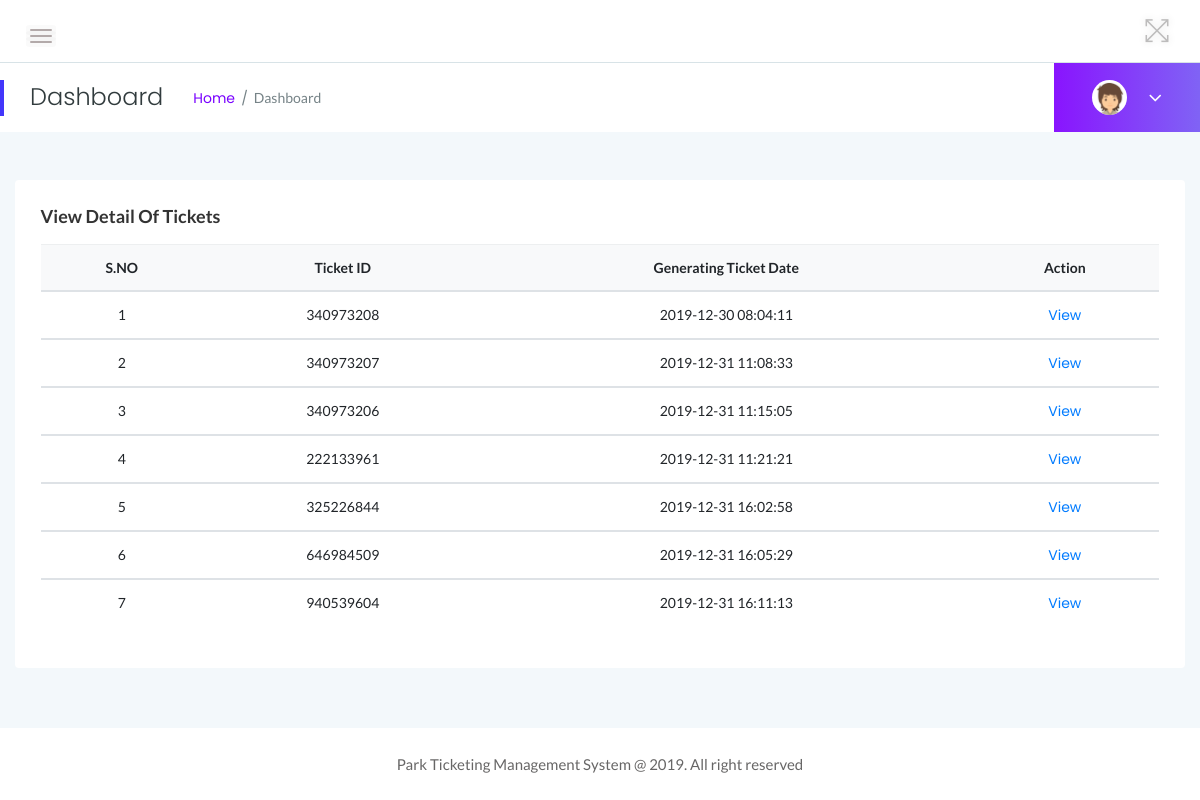
The app's page /ptms/manage-normal-ticket.php (signed in) with its own data.
### tables this page shows
CREATE TABLE `tblticindian` (
  `ID` int(10) NOT NULL,
  `TicketID` varchar(100) NOT NULL,
  `NoAdult` int(10) DEFAULT NULL,
  `NoChildren` int(10) DEFAULT NULL,
  `AdultUnitprice` varchar(50) DEFAULT NULL,
  `ChildUnitprice` varchar(50) DEFAULT NULL,
  `PostingDate` timestamp NULL DEFAULT current_timestamp()
);

### ptms/manage-normal-ticket.php (the view, shortened to what this page needs)
<?php
if (strlen($_SESSION['ptmsaid']==0)) {
  header('location:logout.php');
  } else{
?>
<!doctype html>
<html class="no-js" lang="en">
<head>
    <link rel="stylesheet" href="assets/css/bootstrap.min.css">
    <link rel="stylesheet" href="assets/css/font-awesome.min.css">
    <link rel="stylesheet" href="assets/css/themify-icons.css">
    <link rel="stylesheet" href="assets/css/metisMenu.css">
    <link rel="stylesheet" href="assets/css/owl.carousel.min.css">
    <link rel="stylesheet" href="assets/css/slicknav.min.css">
    <link rel="stylesheet" href="https://www.amcharts.com/lib/3/plugins/export/export.css" type="text/css" media="all" />
    <link rel="stylesheet" type="text/css" href="https://cdn.datatables.net/1.10.19/css/jquery.dataTables.css">
    <link rel="stylesheet" type="text/css" href="https://cdn.datatables.net/1.10.18/css/dataTables.bootstrap4.min.css">
    <link rel="stylesheet" type="text/css" href="https://cdn.datatables.net/responsive/2.2.3/css/responsive.bootstrap.min.css">
    <link rel="stylesheet" type="text/css" href="https://cdn.datatables.net/responsive/2.2.3/css/responsive.jqueryui.min.css">
    <link rel="stylesheet" href="assets/css/typography.css">
    <link rel="stylesheet" href="assets/css/default-css.css">
    <link rel="stylesheet" href="assets/css/styles.css">
    <link rel="stylesheet" href="assets/css/responsive.css">
</head>
<body>
    <div class="page-container">
        <div class="main-content">
          <?php include_once('includes/header.php');?>
            <?php include_once('includes/pagetitle.php');?>
            <div class="main-content-inner">
                <div class="row">
                    <div class="col-12 mt-5">
                        <div class="card">
                            <div class="card-body">
                                <h4 class="header-title">View Detail of Tickets</h4>
                                <div class="data-tables">
                <table class="table text-center">
                                        <thead class="bg-light text-capitalize">
                                            <tr>
                                                <th>S.NO</th>
                                                <th>Ticket ID</th>
                                                <th>Generating Ticket Date</th>
                                                <th>Action</th>
                                            </tr>
                                        </thead>
                                        <?php
$ret=mysqli_query($con,"select * from tblticindian");
$cnt=1;
while ($row=mysqli_fetch_array($ret)) {
?>
                                        <tbody>
          <tr data-expanded="true">
            <td><?php echo $cnt;?></td>
                  <td><?php  echo $row['TicketID'];?></td>
                  <td><?php  echo $row['PostingDate'];?></td>
                  <td><a href="view-normal-ticket.php?viewid=<?php echo $row['ID'];?>">View</a>
                </tr>
                <?php
$cnt=$cnt+1;
}?>
 </tbody>
                                    </table>
                                </div>
                            </div>
                        </div>
                    </div>
                </div>
            </div>
        </div>
        <?php include_once('includes/footer.php');?>
    </div>
</body>
</html>
<?php }  ?>

### ptms/assets/css/styles.css (style rules this page uses)
.page-container { width: 100%; height: 100%; min-height: 100vh; padding-left: 280px; -webkit-transition: padding-left 0.3s ease 0s; transition: padding-left 0.3s ease 0s; }
.card { border: none; border-radius: 4px; background-color: #fff; -webkit-transition: all 0.3s ease 0s; transition: all 0.3s ease 0s; }
.card-body { padding: 25.6px; padding: 1.6rem; }
.main-content { width: 100%; background: #F3F8FB; }
.main-content-inner { padding: 0 30px 50px; }
.header-title { font-family: 'Lato', sans-serif; font-size: 18px; font-weight: 600; letter-spacing: 0; color: #333; text-transform: capitalize; margin-bottom: 17px; }
table tr th { border-bottom: none; }
table tr th, table tr td { border-top: 1px solid rgba(120, 130, 140, 0.13) !important; }

### ptms/assets/css/responsive.css (style rules this page uses)
@media (min-width: 1200px) and (max-width: 1364px) { .main-content-inner { padding: 0 15px 50px; } }
@media (min-width: 1200px) and (max-width: 1364px) { .page-container, .sbar_collapsed.page-container { padding-left: 0; } }

### records on screen
tblticindian: TicketID "340973208", PostingDate "2019-12-30 08:04:11"
tblticindian: TicketID "340973207", PostingDate "2019-12-31 11:08:33"
tblticindian: TicketID "340973206", PostingDate "2019-12-31 11:15:05"
tblticindian: TicketID "222133961", PostingDate "2019-12-31 11:21:21"
tblticindian: TicketID "325226844", PostingDate "2019-12-31 16:02:58"
tblticindian: TicketID "646984509", PostingDate "2019-12-31 16:05:29"
tblticindian: TicketID "940539604", PostingDate "2019-12-31 16:11:13"
